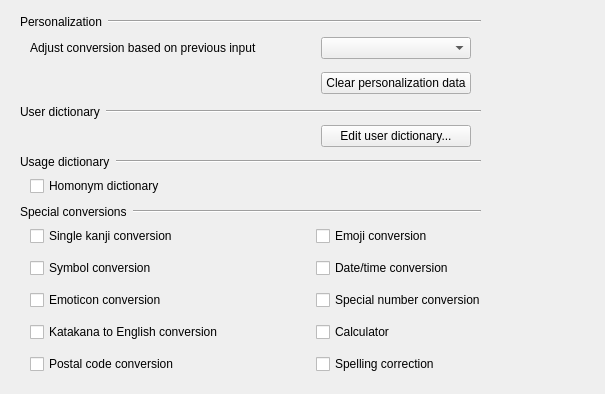
    <widget class="QWidget" name="dictionaryTab">
     <attribute name="title">
      <string>Dictionary</string>
     </attribute>
     <widget class="QWidget" name="gridLayoutWidget_5">
      <property name="geometry">
       <rect>
        <x>30</x>
        <y>30</y>
        <width>441</width>
        <height>71</height>
       </rect>
      </property>
      <layout class="QGridLayout" name="gridLayout_5">
       <item row="1" column="1">
        <widget class="QPushButton" name="clearUserHistoryButton">
         <property name="text">
          <string>Clear personalization data</string>
         </property>
        </widget>
       </item>
       <item row="0" column="0">
        <widget class="QLabel" name="label_7">
         <property name="text">
          <string>Adjust conversion based on previous input</string>
         </property>
         <property name="wordWrap">
          <bool>true</bool>
         </property>
        </widget>
       </item>
       <item row="0" column="1">
        <widget class="QComboBox" name="historyLearningLevelComboBox">
         <property name="minimumSize">
          <size>
           <width>150</width>
           <height>0</height>
          </size>
         </property>
        </widget>
       </item>
       <item row="1" column="0">
        <spacer name="horizontalSpacer_2">
         <property name="orientation">
          <enum>Qt::Horizontal</enum>
         </property>
         <property name="sizeHint" stdset="0">
          <size>
           <width>40</width>
           <height>20</height>
          </size>
         </property>
        </spacer>
       </item>
      </layout>
     </widget>
     <widget class="QWidget" name="gridLayoutWidget_6">
      <property name="geometry">
       <rect>
        <x>30</x>
        <y>120</y>
        <width>441</width>
        <height>32</height>
       </rect>
      </property>
      <layout class="QGridLayout" name="gridLayout_6">
       <item row="0" column="1">
        <spacer name="horizontalSpacer">
         <property name="orientation">
          <enum>Qt::Horizontal</enum>
         </property>
         <property name="sizeHint" stdset="0">
          <size>
           <width>40</width>
           <height>20</height>
          </size>
         </property>
        </spacer>
       </item>
       <item row="0" column="2">
        <widget class="QPushButton" name="editUserDictionaryButton">
         <property name="sizePolicy">
          <sizepolicy hsizetype="Maximum" vsizetype="Fixed">
           <horstretch>0</horstretch>
           <verstretch>0</verstretch>
          </sizepolicy>
         </property>
         <property name="minimumSize">
          <size>
           <width>150</width>
           <height>0</height>
          </size>
         </property>
         <property name="text">
          <string>Edit user dictionary...</string>
         </property>
        </widget>
       </item>
      </layout>
     </widget>
     <widget class="QWidget" name="gridLayoutWidget_3">
      <property name="geometry">
       <rect>
        <x>30</x>
        <y>220</y>
        <width>566</width>
        <height>165</height>
       </rect>
      </property>
      <layout class="QGridLayout" name="gridLayout_3">
       <item row="0" column="0">
        <widget class="QCheckBox" name="singleKanjiConversionCheckBox">
         <property name="text">
          <string>Single kanji conversion</string>
         </property>
        </widget>
       </item>
       <item row="1" column="0">
        <widget class="QCheckBox" name="symbolConversionCheckBox">
         <property name="text">
          <string>Symbol conversion</string>
         </property>
        </widget>
       </item>
       <item row="2" column="0">
        <widget class="QCheckBox" name="emoticonConversionCheckBox">
         <property name="text">
          <string>Emoticon conversion</string>
         </property>
        </widget>
       </item>
       <item row="3" column="0">
        <widget class="QCheckBox" name="t13nConversionCheckBox">
         <property name="text">
          <string>Katakana to English conversion</string>
         </property>
        </widget>
       </item>
       <item row="4" column="0">
        <widget class="QCheckBox" name="zipcodeConversionCheckBox">
         <property name="text">
          <string>Postal code conversion</string>
         </property>
        </widget>
       </item>
       <item row="4" column="1">
        <widget class="QCheckBox" name="spellingCorrectionCheckBox">
         <property name="text">
          <string>Spelling correction</string>
         </property>
        </widget>
       </item>
       <item row="3" column="1">
        <widget class="QCheckBox" name="calculatorCheckBox">
         <property name="text">
          <string>Calculator</string>
         </property>
        </widget>
       </item>
       <item row="2" column="1">
        <widget class="QCheckBox" name="numberConversionCheckBox">
         <property name="text">
          <string>Special number conversion</string>
         </property>
        </widget>
       </item>
       <item row="1" column="1">
        <widget class="QCheckBox" name="dateConversionCheckBox">
         <property name="text">
          <string>Date/time conversion</string>
         </property>
        </widget>
       </item>
       <item row="0" column="1">
        <widget class="QCheckBox" name="emojiConversionCheckBox">
         <property name="text">
          <string>Emoji conversion</string>
         </property>
        </widget>
       </item>
      </layout>
     </widget>
     <widget class="QWidget" name="horizontalLayoutWidget_5">
      <property name="geometry">
       <rect>
        <x>20</x>
        <y>10</y>
        <width>461</width>
        <height>23</height>
       </rect>
      </property>
      <layout class="QHBoxLayout" name="horizontalLayout_8">
       <item>
        <widget class="QLabel" name="label">
         <property name="text">
          <string>Personalization</string>
         </property>
        </widget>
       </item>
       <item>
        <widget class="Line" name="line">
         <property name="sizePolicy">
          <sizepolicy hsizetype="MinimumExpanding" vsizetype="Fixed">
           <horstretch>0</horstretch>
           <verstretch>0</verstretch>
          </sizepolicy>
         </property>
         <property name="orientation">
          <enum>Qt::Horizontal</enum>
         </property>
        </widget>
       </item>
      </layout>
     </widget>
     <widget class="QWidget" name="horizontalLayoutWidget_11">
      <property name="geometry">
       <rect>
        <x>20</x>
        <y>100</y>
        <width>461</width>
        <height>23</height>
       </rect>
      </property>
      <layout class="QHBoxLayout" name="horizontalLayout_14">
       <item>
        <widget class="QLabel" name="label_6">
         <property name="text">
          <string>User dictionary</string>
         </property>
        </widget>
       </item>
       <item>
        <widget class="Line" name="line_6">
         <property name="sizePolicy">
          <sizepolicy hsizetype="MinimumExpanding" vsizetype="Fixed">
           <horstretch>0</horstretch>
           <verstretch>0</verstretch>
          </sizepolicy>
         </property>
         <property name="orientation">
          <enum>Qt::Horizontal</enum>
         </property>
        </widget>
       </item>
      </layout>
     </widget>
     <widget class="QWidget" name="horizontalLayoutWidget_7">
      <property name="geometry">
       <rect>
        <x>20</x>
        <y>200</y>
        <width>461</width>
        <height>23</height>
       </rect>
      </property>
      <layout class="QHBoxLayout" name="horizontalLayout_22">
       <item>
        <widget class="QLabel" name="specialConversionLabel">
         <property name="text">
          <string>Special conversions</string>
         </property>
        </widget>
       </item>
       <item>
        <widget class="Line" name="specialConversionLine">
         <property name="sizePolicy">
          <sizepolicy hsizetype="MinimumExpanding" vsizetype="Fixed">
           <horstretch>0</horstretch>
           <verstretch>0</verstretch>
          </sizepolicy>
         </property>
         <property name="orientation">
          <enum>Qt::Horizontal</enum>
         </property>
        </widget>
       </item>
      </layout>
     </widget>
     <widget class="QWidget" name="horizontalLayoutWidget_21">
      <property name="geometry">
       <rect>
        <x>20</x>
        <y>150</y>
        <width>461</width>
        <height>23</height>
       </rect>
      </property>
      <layout class="QHBoxLayout" name="horizontalLayout_24">
       <item>
        <widget class="QLabel" name="label_9">
         <property name="text">
          <string>Usage dictionary</string>
         </property>
        </widget>
       </item>
       <item>
        <widget class="Line" name="line_9">
         <property name="sizePolicy">
          <sizepolicy hsizetype="MinimumExpanding" vsizetype="Fixed">
           <horstretch>0</horstretch>
           <verstretch>0</verstretch>
          </sizepolicy>
         </property>
         <property name="orientation">
          <enum>Qt::Horizontal</enum>
         </property>
        </widget>
       </item>
      </layout>
     </widget>
     <widget class="QWidget" name="gridLayoutWidget_8">
      <property name="geometry">
       <rect>
        <x>30</x>
        <y>170</y>
        <width>441</width>
        <height>32</height>
       </rect>
      </property>
      <layout class="QGridLayout" name="gridLayout_12">
       <item row="0" column="0">
        <widget class="QCheckBox" name="localUsageDictionaryCheckBox">
         <property name="text">
          <string>Homonym dictionary</string>
         </property>
        </widget>
       </item>
       <item row="0" column="1">
        <spacer name="horizontalSpacer_5">
         <property name="orientation">
          <enum>Qt::Horizontal</enum>
         </property>
         <property name="sizeHint" stdset="0">
          <size>
           <width>20</width>
           <height>20</height>
          </size>
         </property>
        </spacer>
       </item>
      </layout>
     </widget>
    </widget>
